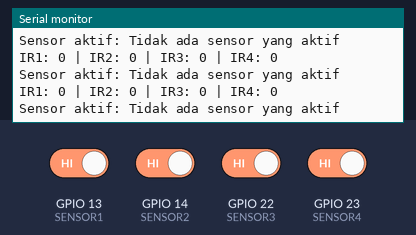
The program below on a simulated ESP32. On the bench: the last lines printed to the serial monitor. Inputs (shaded band) come from the test bench; at power-on: GPIO 13 (SENSOR1), GPIO 14 (SENSOR2), GPIO 22 (SENSOR3), GPIO 23 (SENSOR4) HIGH.

Above: at 1.2 s.
1.3 s: GPIO 13 (SENSOR1) driven LOW
At 1.72 s:
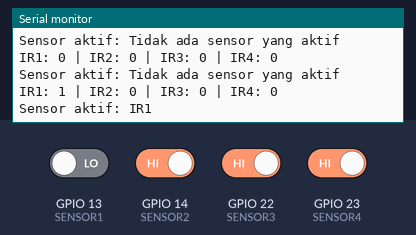
3.3 s: GPIO 14 (SENSOR2) driven LOW
At 3.52 s:
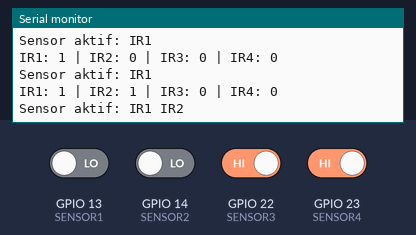
5.1 s: GPIO 22 (SENSOR3) driven LOW
At 5.32 s:
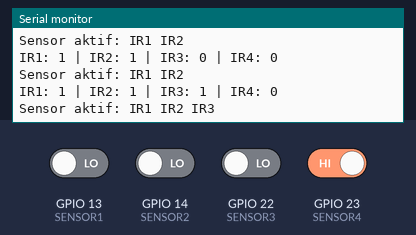
6.9 s: GPIO 23 (SENSOR4) driven LOW
At 7.13 s:
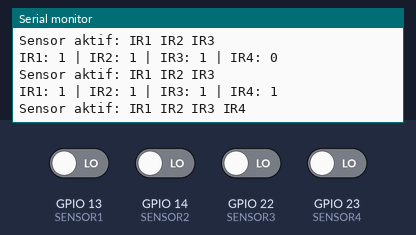
8.7 s: GPIO 13 (SENSOR1) driven HIGH
At 8.93 s:
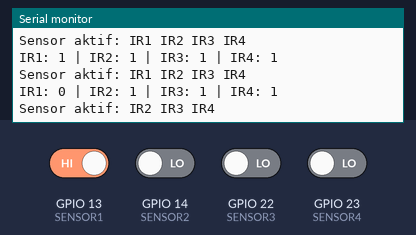
10.2 s: GPIO 14 (SENSOR2) driven HIGH
At 10.43 s:
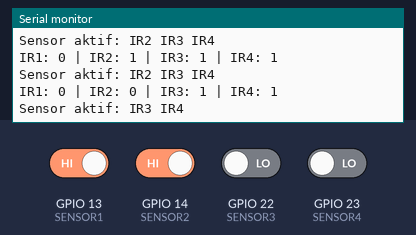

Measured:
- after the input at 1.3 s, the serial monitor: prints a new line after 0.21 s (image 1)
- after the input at 3.3 s, the serial monitor: prints a new line at once (image 2)
- after the input at 5.1 s, the serial monitor: prints a new line at once (image 3)
- after the input at 6.9 s, the serial monitor: prints a new line at once (image 4)
- after the input at 8.7 s, the serial monitor: prints a new line at once (image 5)
- after the input at 10.2 s, the serial monitor: prints a new line at once (image 6)

The program:

main.cpp
```cpp
#include <Arduino.h>
#include <WiFi.h>
#include <WebServer.h>
#include <ESPmDNS.h>


#define SENSOR1 13
#define SENSOR2 14
#define SENSOR3 22
#define SENSOR4 23

const char* ssid = "Smart park ";
const char* password;
WebServer server(80);

// Status parkir (0 = kosong, 1 = isi)
int slot[4] = {0, 0, 0, 0};

// Halaman HTML dengan tampilan sesuai permintaanmu
String htmlPage = R"rawliteral(
<!DOCTYPE html>
<html lang="id">
<head>
  <meta charset="UTF-8" />
  <meta name="viewport" content="width=device-width, initial-scale=1.0"/>
  <title>IOT smart park</title>
  <style>
    body {
      margin: 0;
      font-family: 'Segoe UI', sans-serif;
      background: #1e1e1e;
      color: white;
    }
    header {
      display: flex;
      justify-content: space-between;
      align-items: center;
      background: linear-gradient(to right, #3a5aff, #bb40c6);
      padding: 10px 20px;
    }
    .content { padding: 20px; }
    .location { margin-top: 10px; font-size: 14px; }
    .info-box {
      background: linear-gradient(to right, #003cff, #a34bcf);
      border-radius: 12px;
      padding: 15px;
      margin: 20px 0;
      display: flex;
      justify-content: space-between;
      align-items: center;
    }
    .park-panel {
      background: white;
      border-radius: 16px;
      color: black;
      padding: 20px;
    }
    .panel-header {
      background: linear-gradient(to right, #2d66f0, #a057ff);
      color: white;
      padding: 10px;
      border-radius: 10px 10px 0 0;
    }
    .slot-status {
      display: flex;
      justify-content: space-between;
      align-items: center;
      margin: 10px 0;
    }
    .slot-btn {
      background: linear-gradient(to right, #2a60ff, #b455ff);
      padding: 10px 20px;
      border: none;
      border-radius: 12px;
      color: white;
      font-weight: bold;
    }
    .status {
      padding: 10px 15px;
      border-radius: 10px;
      font-weight: bold;
      color: white;
    }
    .status.available {
      background: linear-gradient(to bottom, #00d100, #00aa00);
    }
    .status.occupied {
      background: linear-gradient(to bottom, #ff3333, #cc0000);
    }
    .jumlah-parkir {
      margin: 10px 0;
      display: flex;
      justify-content: space-between;
      align-items: center;
      font-weight: bold;
    }
    .jumlah-box {
      border: 2px solid #000;
      border-radius: 10px;
      padding: 5px 15px;
      background: #eee;
      font-size: 18px;
    }
  </style>
</head>
<body>
  <header>
    <div><strong>Smart sistem Park</strong></div>
    <div id="clock">07:00 AM</div>
  </header>
  <div class="content">
    <h3>Anda sekarang berada di gedung A</h3>
    <div class="location"> SMA Negeri 4 Bojonegoro Smart Park</div>

    <div class="info-box">
      <div style="font-size: 25px;">Web ini menunjukkan jumlah parkir yang tersedia secara realtime</div>
    </div>

    <div class="park-panel">
      <div class="panel-header"><strong>Park A</strong></div>
      <div class="jumlah-parkir">
        <span>Jumlah Parkir yang tersedia saat ini</span>
        <div id="available" class="jumlah-box">0</div>
      </div>

      <div class="slot-status"><button class="slot-btn">Park A1</button><div id="s1" class="status">❌</div></div>
      <div class="slot-status"><button class="slot-btn">Park A2</button><div id="s2" class="status">❌</div></div>
      <div class="slot-status"><button class="slot-btn">Park A3</button><div id="s3" class="status">❌</div></div>
      <div class="slot-status"><button class="slot-btn">Park A4</button><div id="s4" class="status">❌</div></div>
      <div class="slot-status">
      <button class="slot-btn">Park A5</button>
      <div class="status occupied">❌</div>
      </div>


  </div>

  <title>Popup Tengah Besar</title>
  <style>
    #popup {
      position: fixed;
      top: 50%;
      left: 50%;
      transform: translate(-50%, -50%);
      background-color: #000000;
      color: #fff;
      padding: 20px 40px;
      border-radius: 12px;
      box-shadow: 0 10px 20px rgba(101, 94, 94, 0.4);
      z-index: 1000;
      display: none;
      font-size: 1.2em;
      font-family:  'Segoe UI',Arial, sans-serif;
      text-align: center;
      max-width: 90%;
      width: 400px;
    }

    #popup button {
      margin-top: 25px;
      background-color: #ff5722;
      color: rgb(0, 0, 0);
      border: none;
      padding: 10px 25px;
      border-radius: 8px;
      cursor: pointer;
      font-size: 16px;
      transition: background-color 0.3s;
    }

    #popup button:hover {
      background-color: #e64a19;
    }

    .popup-title {
      font-weight: bold;
      font-size: 24px;
      margin-bottom: 10px;
    }

    .popup-divider {
      margin: 15px auto;
      border: none;
      border-top: 2px solid #ffffff88;
      width: 80%;
    }
  </style>
</head>
<body>

<div id="popup">
  <div class="popup-title">❗ INFO PENTING ❗</div>
  <hr class="popup-divider">
  Tempat parkir A5 sedang dalam perbaikan.
  <br><br>
  <button onclick="hidePopup()">Tutup</button>
</div>

<script>
  function updateClock() {
    const now = new Date();
    let h = now.getHours();
    let m = now.getMinutes();
    let ampm = h >= 12 ? "PM" : "AM";
    h = h % 12 || 12;
    m = m < 10 ? "0" + m : m;
    document.getElementById("clock").textContent = `${h}:${m} ${ampm}`;
  }
  setInterval(updateClock, 1000);
  updateClock();

  async function fetchData() {
    const res = await fetch('/data');
    const data = await res.json();
    let available = 0;
    for (let i = 0; i < 4; i++) {
      const el = document.getElementById('s' + (i + 1));
      if (data.slots[i] == 0) {
        el.textContent = '✅';
        el.className = 'status available';
        available++;
      } else {
        el.textContent = '❌';
        el.className = 'status occupied';
      }
    }
    document.getElementById("available").textContent = available;
  }
  setInterval(fetchData, 1000);
  fetchData();
</script>
<script>
  const popup = document.getElementById('popup');

  // Tampilkan popup setelah 1 detik
  setTimeout(() => {
    popup.style.display = 'block';
  }, 1000);

  // Sembunyikan popup otomatis setelah 20 detik
  setTimeout(() => {
    hidePopup();
  }, 20000);

  // Fungsi untuk sembunyikan popup secara manual
  function hidePopup() {
    popup.style.display = 'none';
  }
</script>
</body>
</html>
)rawliteral";

// Halaman utama
void handleRoot() {
  server.send(200, "text/html", htmlPage);
}

// Endpoint JSON status sensor
void handleData() {
  String json = "{\"slots\":[";
  for (int i = 0; i < 4; i++) {
    json += String(slot[i]);
    if (i < 3) json += ",";
  }
  json += "]}";
  server.send(200, "application/json", json);
}

void setup() {
  Serial.begin(115200);

  pinMode(SENSOR1, INPUT);
  pinMode(SENSOR2, INPUT);
  pinMode(SENSOR3, INPUT);
  pinMode(SENSOR4, INPUT);

  WiFi.softAP(ssid, password);
  Serial.print("ESP32 AP IP: ");
  Serial.println(WiFi.softAPIP());

  server.on("/", handleRoot);
  server.on("/data", handleData);
  server.begin();

 if (!MDNS.begin("smartpark")) {
  Serial.println("Error setting up MDNS responder!");
  while (1) {
    delay(1000);
  }
}
Serial.println("mDNS responder started");

}

void loop() {

  int ir1 = !digitalRead(SENSOR1);
  int ir2 = !digitalRead(SENSOR2);
  int ir3 = !digitalRead(SENSOR3);
  int ir4 = !digitalRead(SENSOR4);

  Serial.print("IR1: ");
  Serial.print(ir1);
  Serial.print(" | IR2: ");
  Serial.print(ir2);
  Serial.print(" | IR3: ");
  Serial.print(ir3);
  Serial.print(" | IR4: ");
  Serial.println(ir4);

  Serial.print("Sensor aktif: ");
  bool adaAktif = false;
  if (ir1) {
    Serial.print("IR1 ");
    adaAktif = true;
  }
  if (ir2) {
    Serial.print("IR2 ");
    adaAktif = true;
  }
  if (ir3) {
    Serial.print("IR3 ");
    adaAktif = true;
  }
  if (ir4) {
    Serial.print("IR4 ");
    adaAktif = true;
  }
  if (!adaAktif) {
    Serial.print("Tidak ada sensor yang aktif");
  }
  Serial.println();
  // Update data sensor
  slot[0] = !digitalRead(SENSOR1);
  slot[1] = !digitalRead(SENSOR2);
  slot[2] = !digitalRead(SENSOR3);
  slot[3] = !digitalRead(SENSOR4);

  server.handleClient();
  delay(300); // Jangan terlalu cepat polling sensor
}
```
